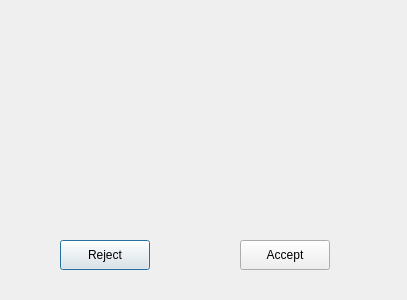
<?xml version="1.0" encoding="UTF-8"?>
<ui version="4.0">
 <class>Dialog_Incoming</class>
 <widget class="QDialog" name="Dialog_Incoming">
  <property name="geometry">
   <rect>
    <x>0</x>
    <y>0</y>
    <width>407</width>
    <height>300</height>
   </rect>
  </property>
  <property name="windowTitle">
   <string>Dialog</string>
  </property>
  <widget class="QLabel" name="label">
   <property name="geometry">
    <rect>
     <x>70</x>
     <y>20</y>
     <width>281</width>
     <height>201</height>
    </rect>
   </property>
   <property name="text">
    <string/>
   </property>
   <property name="scaledContents">
    <bool>true</bool>
   </property>
  </widget>
  <widget class="QPushButton" name="pushButton_Reject">
   <property name="geometry">
    <rect>
     <x>60</x>
     <y>240</y>
     <width>90</width>
     <height>30</height>
    </rect>
   </property>
   <property name="text">
    <string>Reject</string>
   </property>
  </widget>
  <widget class="QPushButton" name="pushButton_Accept">
   <property name="geometry">
    <rect>
     <x>240</x>
     <y>240</y>
     <width>90</width>
     <height>30</height>
    </rect>
   </property>
   <property name="text">
    <string>Accept</string>
   </property>
  </widget>
 </widget>
 <resources/>
 <connections/>
</ui>
